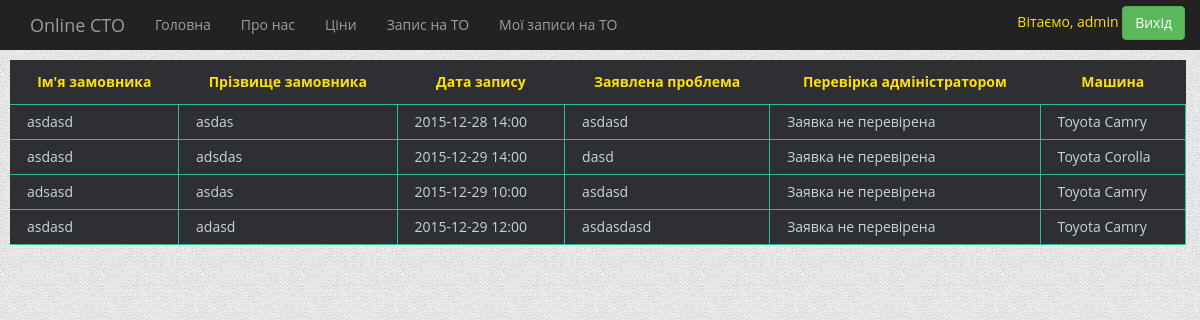
Page /myforms/ (signed in) on the committed database.
### forma/models.py (models this page shows)
class Forma(models.Model):
    class Meta():
        db_table = 'forma'
    user_name = models.ForeignKey(User)
    first_name = models.CharField(max_length=200, verbose_name="Ім'я замовника")
    last_name = models.CharField(max_length=200, verbose_name="Призвіще замовника")
    car_name = models.ForeignKey(Cars, verbose_name="Виберіть автомобіль")
    problem = models.TextField(max_length=200, default='', verbose_name="Побажання")
    date = models.DateField(verbose_name="Забронюйте дату")
    time = models.TimeField(verbose_name="Забронюйте час")
    is_checked = models.BooleanField(default=False)
    def __str__(self):
        return self.date.strftime("%Y-%m-%d")+self.time.strftime(" %H:%M")

### app/models.py (models this page shows)
class Cars(models.Model):
    class Meta():
        db_table = 'cars'
    cars_name = models.CharField(max_length=200)
    cars_model = models.CharField(max_length=200)
    def __str__(self):
        return self.cars_name + " " + self.cars_model

### forma/views.py (the view)
# urls.py: url(r'^myforms/', myforms),
def myforms(request):
    t = get_template('myforms.html')
    username=auth.get_user(request).username
    if username:
        html = t.render({'myforms' : Forma.objects.filter(user_name=auth.get_user(request)),'first_name':auth.get_user(request).first_name, 'username' : auth.get_user(request).username})
    else:
        html = t.render({'myforms' : Forma.objects.filter(user_name=auth.get_user(request)), 'username' : auth.get_user(request).username})
    return HttpResponse(html)

### forma/templates/myforms.html
{% extends 'index.html' %}
{% load staticfiles %}
{% block page %}
    <table class="table_dark">
    <thead>
     <tr>
         <th> Ім'я замовника </th>
         <th>Прізвище замовника</th>
         <th>Дата запису</th>
         <th>Заявлена проблема</th>
         <th>Перевірка адміністратором</th>
         <th>Машина</th>
     </tr>
     </thead>
    <tbody>
    {%  for myform in myforms %}
<tr>
    <td>{{  myform.first_name  }}</td>
    <td>{{ myform.last_name }}</td>
    <td>{{ myform }}</td>
    <td>{{ myform.problem }}</td>
<td> {% if myform.is_checked %}
                      Заявка підтвержена, час узгоджений
                      {% else %}
                      Заявка не перевірена
                      {% endif %}</td>
    <td>{{ myform.car_name }}</td>
        </tr>
    {% endfor %}
</tbody>
    </table>
{% endblock %}

### templates/index.html (shortened to what this page needs)
{% load staticfiles %}
<!DOCTYPE html>
<html lang="en">
  <head>
    <link href="{% static "static/css/bootstrap.min.css" %}" rel="stylesheet">
    <link href="{% static "static/css/carousel.css" %}" rel="stylesheet">
      <link href="{% static "static/css/dashboard.css" %}" rel="stylesheet">
      <link href="{% static "static/css/style.css" %}" rel="stylesheet">
       <link rel="stylesheet" type="text/css" href="{% static "static/calendar/jquery.timepicker.css"%}" />
      <link rel="stylesheet" type="text/css" href="{% static "static/calendar/lib/bootstrap-datepicker.css" %}"/>
      <link rel="stylesheet" type="text/css" href="{% static "static/date/jquery.datetimepicker.css"%}"/>
  </head>
  <body>
    <div >
      <div >
        <nav class="navbar navbar-inverse navbar-fixed-top">
          <div class="container">
            <div class="navbar-header">
              <a class="navbar-brand" href="/home/">Online СТО</a>
            </div>
            <div id="navbar" class="navbar-collapse collapse ">
              <ul class="nav navbar-nav">
                <li><a href="/home/">Головна</a></li>
                <li><a href="/about/">Про нас</a></li>
                  <li><a href="/table/all/">Ціни</a></li>
                  {% if username %}
                  <li><a href="/form/">Запис на ТО</a></li>
                      <li><a href="/myforms/">Мої записи на ТО</a></li>
                  {% endif %}
                  </ul>
                    <div class="nav  navbar-right">
                        {% if username %}
                            <li> Вітаємо, {{ first_name }} <button onclick="location.href='/accounts/logout/'" class="btn btn-success">Вихід</button></li>
                          {% else %}
                            <button onclick="location.href='/accounts/login/'" class="btn btn-success">Вхід</button>
                            <button onclick="location.href='/register/'" class="btn btn-success">Реєстрація</button>
                        {% endif %}
                    </div>
            </div>
          </div>
        </nav>
      </div>
    </div>
    {% block page %} {% endblock %}
</body>
</html>

### static/css/carousel.css (style rules this page uses)
body { padding-bottom: 40px; color: #5a5a5a; }

### static/css/dashboard.css (style rules this page uses)
body { padding-top: 50px; }
.navbar-fixed-top { border: 0; }

### static/css/style.css (style rules this page uses)
body { background: url("images/bg.png") repeat; font-family: 'Open Sans', sans-serif; }
.table_dark { font-size: 14px; width: 98%; text-align: left; border-collapse: collapse; background: #2d2f32; margin: 10px ; }
.table_dark th { color: #ffde09; text-align: center; border-bottom: 1px solid #37B5A5; padding: 12px 17px; }
.table_dark td { color: #CAD4D6; border-bottom: 1px solid #37B5A5; border-right:1px solid #37B5A5; padding: 7px 17px; }

### rows in the picture
Forma: first_name "asdasd", last_name "asdas", date+time "2015-12-28 14:00", problem "asdasd", is_checked "Заявка не перевірена", car_name "Toyota Camry"
Forma: first_name "asdasd", last_name "adsdas", date+time "2015-12-29 14:00", problem "dasd", is_checked "Заявка не перевірена", car_name "Toyota Corolla"
Forma: first_name "adsasd", last_name "asdas", date+time "2015-12-29 10:00", problem "asdasd", is_checked "Заявка не перевірена", car_name "Toyota Camry"
Forma: first_name "asdasd", last_name "adasd", date+time "2015-12-29 12:00", problem "asdasdasd", is_checked "Заявка не перевірена", car_name "Toyota Camry"

### other values in the picture
{{ first_name }} "admin"
